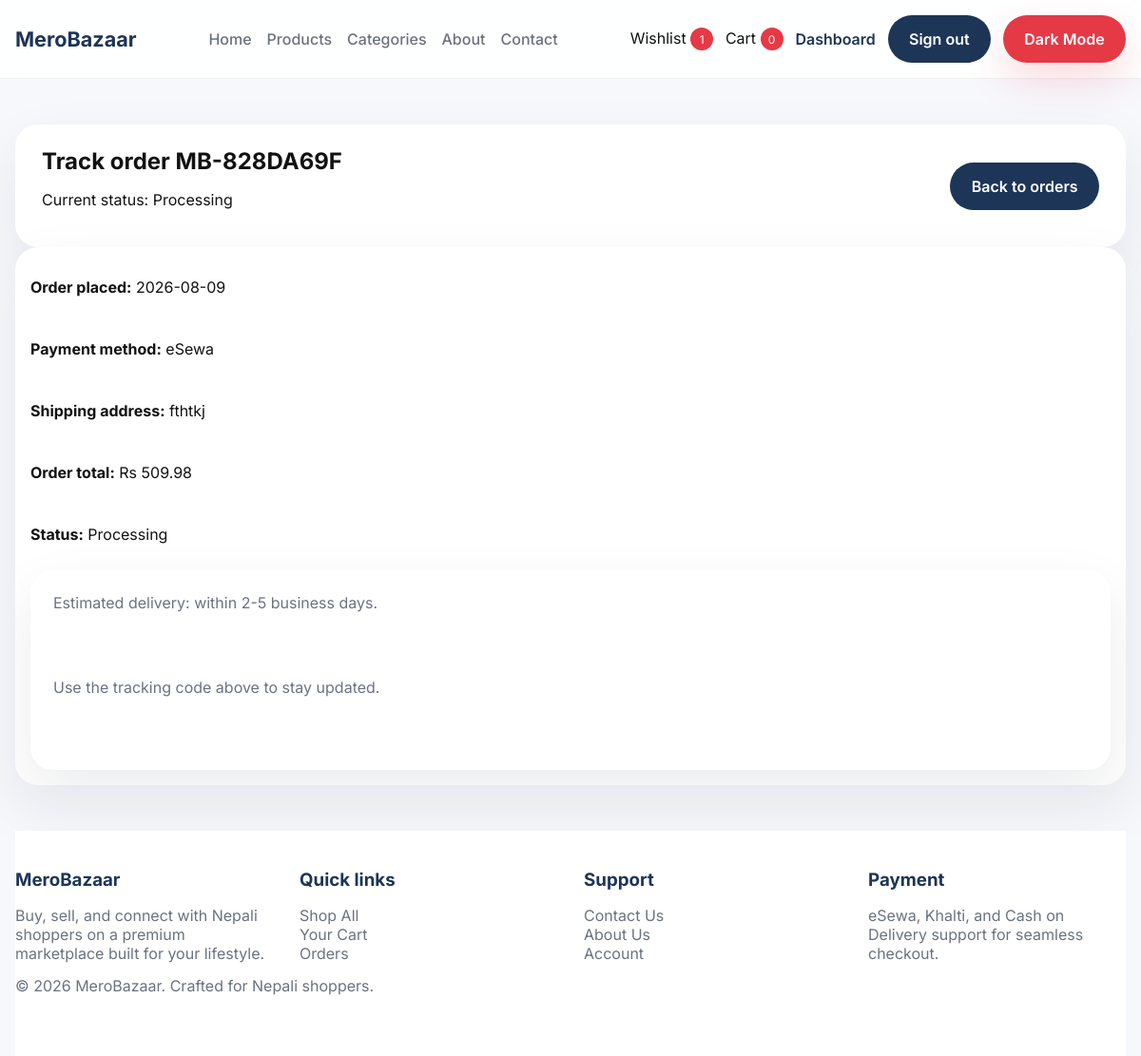
The app's page /order-tracking/MB-828DA69F (signed in) with its own data.
### tables this page shows
CREATE TABLE Orders (
        id INTEGER PRIMARY KEY AUTOINCREMENT,
        user_id INTEGER,
        total REAL,
        status TEXT,
        payment_method TEXT,
        created_at TEXT,
        tracking_code TEXT,
        address TEXT,
        FOREIGN KEY(user_id) REFERENCES Users(id)
    );

### app.py (the view)
@app.route('/order-tracking/<tracking_code>')
def order_tracking(tracking_code):
    user = get_current_user()
    if not user:
        return redirect(url_for('login'))
    conn = get_db_conn()
    order = conn.execute('SELECT * FROM Orders WHERE tracking_code = ? AND user_id = ?', (tracking_code, user['id'])).fetchone()
    conn.close()
    if not order:
        flash('Tracking code not found.', 'danger')
        return redirect(url_for('order_history'))
    return render_template('order_tracking.html', user=user, order=order)

### app.py (called while the page is built)
def get_db_conn():
    conn = sqlite3.connect(app.config['DATABASE'])
    conn.row_factory = sqlite3.Row
    return conn

def hash_password(password: str) -> str:
    return hashlib.sha256(password.encode('utf-8')).hexdigest()

@app.before_request
def before_request():
    ensure_db()
    try:
        conn = get_db_conn()
        today = datetime.utcnow().strftime('%Y-%m-%d')
        conn.execute("UPDATE Advertisements SET status = 'EXPIRED' WHERE status IN ('APPROVED', 'ACTIVE') AND date(end_date) < date(?)", (today,))
        conn.execute("UPDATE Advertisements SET status = 'ACTIVE' WHERE status = 'APPROVED' AND date(start_date) <= date(?) AND date(end_date) >= date(?)", (today, today))
        conn.commit()
        conn.close()
    except Exception as e:
        print("Error auto-updating ad campaigns:", e)

def get_current_user():
    user_id = session.get('user_id')
    if not user_id:
        return None
    conn = get_db_conn()
    user = conn.execute('SELECT * FROM Users WHERE id = ?', (user_id,)).fetchone()
    conn.close()
    return user

def get_cart_count(user_id):
    conn = get_db_conn()
    count = conn.execute('SELECT SUM(quantity) AS total FROM Cart WHERE user_id = ?', (user_id,)).fetchone()['total']
    conn.close()
    return int(count or 0)

def get_wishlist_count(user_id):
    conn = get_db_conn()
    count = conn.execute('SELECT COUNT(*) AS total FROM Wishlist WHERE user_id = ?', (user_id,)).fetchone()['total']
    conn.close()
    return int(count or 0)

@app.context_processor
def inject_global_values():
    user = get_current_user()
    cart_count = get_cart_count(user['id']) if user else 0
    wishlist_count = get_wishlist_count(user['id']) if user else 0
    return {'user': user, 'cart_count': cart_count, 'wishlist_count': wishlist_count, 'datetime': datetime}

### templates/order_tracking.html
{% extends 'base.html' %}
{% block content %}
<section class="section">
  <div class="section-header">
    <div>
      <h2>Track order {{ order['tracking_code'] }}</h2>
      <p>Current status: {{ order['status'] }}</p>
    </div>
    <a href="{{ url_for('order_history') }}" class="btn btn-secondary">Back to orders</a>
  </div>
  <div class="product-card">
    <div class="product-card-body">
      <p><strong>Order placed:</strong> {{ order['created_at'][:10] }}</p>
      <p><strong>Payment method:</strong> {{ order['payment_method'] }}</p>
      <p><strong>Shipping address:</strong> {{ order['address'] }}</p>
      <p><strong>Order total:</strong> Rs {{ order['total'] | round(2) }}</p>
      <p><strong>Status:</strong> {{ order['status'] }}</p>
      <div class="review-card">
        <p>Estimated delivery: within 2-5 business days.</p>
        <p>Use the tracking code above to stay updated.</p>
      </div>
    </div>
  </div>
</section>
{% endblock %}

### static/css/style.css (style rules this page uses)
:root { --primary: #E63946; --primary-soft: rgba(230, 57, 70, 0.08); --secondary: #1D3557; --surface: #ffffff; --surface-strong: #f8f9fd; --text: #121212; --muted: #6b7280; --shadow: 0 24px 60px rgba(17, 24, 39, 0.08); --radius: 24px; --transition: 0.3s ease; }
* { box-sizing: border-box; }
html { scroll-behavior: smooth; }
body { margin: 0; font-family: 'Inter', system-ui, -apple-system, BlinkMacSystemFont, 'Segoe UI', sans-serif; background: #f7f8fc; color: var(--text); min-height: 100vh; }
a { color: inherit; text-decoration: none; }
.btn { border: none; border-radius: 999px; padding: 0.95rem 1.4rem; display: inline-flex; align-items: center; justify-content: center; gap: 0.5rem; font-weight: 600; transition: transform var(--transition), box-shadow var(--transition), background var(--transition); }
.btn-secondary { background: var(--secondary); color: #fff; }
.search-card, .category-card, .product-card, .review-card, .summary-card, .section-header { background: var(--surface); border-radius: var(--radius); box-shadow: var(--shadow); }
.section { padding: 3rem 0; }
.section-header { padding: 1.5rem 1.75rem; display: flex; justify-content: space-between; align-items: center; }
.section-header h2 { margin: 0; }
.product-card { overflow: hidden; display: flex; flex-direction: column; gap: 1rem; padding: 1rem; }
.product-card-body { display: grid; gap: 0.8rem; }
.review-card { padding: 1.5rem; min-height: 210px; display: grid; gap: 1rem; }
.review-card p { margin: 0; color: var(--muted); }

### static/css/dashboard.css (style rules this page uses)
:root { --db-bg: #f8f9fd; --db-card-bg: #ffffff; --db-border: rgba(15, 23, 42, 0.06); --db-sidebar-bg: #ffffff; --db-text: #1e293b; --db-muted: #64748b; --db-shadow: 0 4px 20px rgba(0, 0, 0, 0.02), 0 2px 8px rgba(0, 0, 0, 0.02); --db-radius: 16px; --db-accent-blue: #3b82f6; --db-accent-green: #10b981; --db-accent-red: #ef4444; --db-accent-purple: #8b5cf6; }

### records on screen
Orders: tracking_code "MB-828DA69F", status "Processing", created_at "2026-08-09", payment_method "eSewa", address "fthtkj", total "509.98"

### other values on screen
{{ wishlist_count }} "1"
{{ cart_count }} "0"
